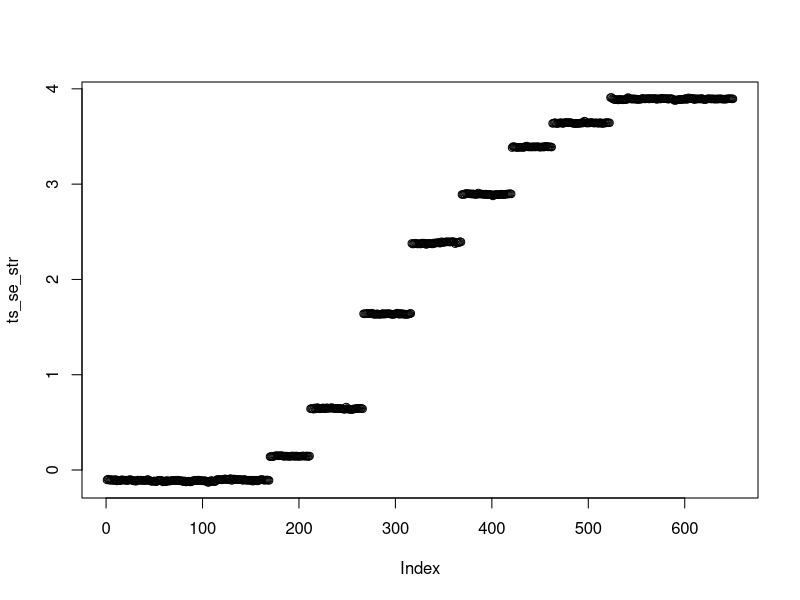
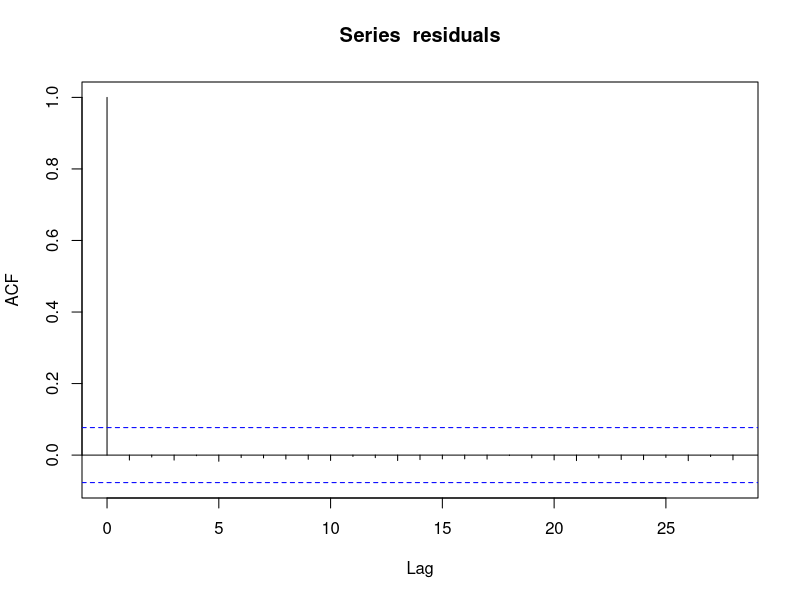
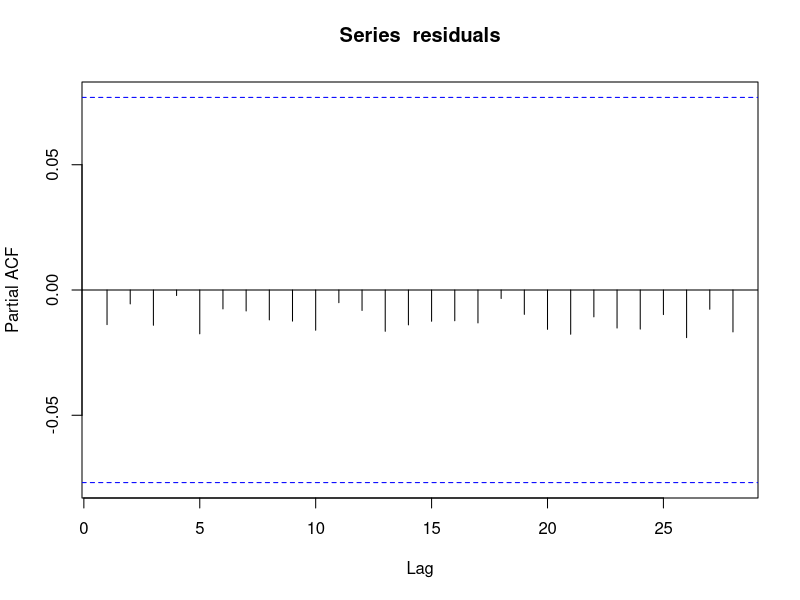

The R source for these figures, in order: (Note: this script raises an error after producing the figures.)
## ---- chunk 1
library("readr")
library("readxl")
library("forecast")
library("stats")
library("Hmisc")
library("dplyr")
library("lubridate")
library("ggplot2")
library("lmtest")
library("data.table")
library("tseries")
## ---- chunk 2
se_short <- read.csv("Swestr_2024-04-10_18_07.csv", header = FALSE, sep = ";", quote = "\"")

# Remove rows with indices 89, 342, and 593
indices_to_remove_2 <- c(89, 342, 593)
se_short <- se_short[-indices_to_remove_2, ]



col_names <- as.character(se_short[3, ])

# Remove the first three rows
se_short <- se_short[-c(1:3), ]

# Assign the extracted row as column names
colnames(se_short) <- col_names
names(se_short)[1] <- "Date"

row.names(se_short) <- NULL
# get time series. Remove last obs, not included in eu_str
ts_se_str <- as.numeric(
  gsub(
    ",", ".",
    se_short$`Swestr (%)`[1:(nrow(se_short)-1)] 
  )
)

length(ts_se_str)
plot(ts_se_str)

se_short$Date <- ymd(se_short$Date)

## ---- chunk 3

############################################################
eu_short <- read_csv("ECB_Data_Portal_20240402140404.csv")

eu_short_retrim <- eu_short[eu_short$DATE %in% se_short$Date,]

class(se_short$Date)

ts_eu_str <- eu_short_retrim$`Euro short-term rate - Volume-weighted trimmed mean rate (EST.B.EU000A2X2A25.WT)`

length(ts_eu_str)
## ---- chunk 4
eu_styr <- read_csv("ECB_Data_Portal_20240410182357.csv")
eu_styr_trim <- eu_styr[7579:nrow(eu_styr), ]
eu_styr_trim_retrim <- eu_styr_trim[eu_styr_trim$DATE %in% eu_short$DATE,]


ts_eu <- eu_styr_trim_retrim$`Deposit facility - date of changes (raw data) - Level (FM.D.U2.EUR.4F.KR.DFR.LEV)`
length(ts_eu)

## ---- chunk 5
se_styr <- read_excel("styrrantan-effektiv.xlsx")
se_styr_trim <- se_styr[97:nrow(se_styr), ]


rate_changes <- data.frame(
  date = as.Date(se_styr_trim$...1),
  rate = se_styr_trim$`Styrräntan per förändring (effektiv)`
)

start_date <- as.Date("2021-09-01")
end_date <- as.Date("2024-03-28")

all_dates <- seq(start_date, end_date, by = "day")

interest_rates <- numeric(length(all_dates))

current_rate <- rate_changes$rate[1]

for (i in seq_along(all_dates)) {
  if (i > which.max(rate_changes$date >= all_dates[i])) {
    current_rate <- rate_changes$rate[which.max(rate_changes$date >= all_dates[i])]
  }
  
  interest_rates[i] <- current_rate
}
se_styr_trim_expand <- data.frame(date = all_dates, rate = interest_rates)


se_styr_trim_expand_retrim <- se_styr_trim_expand[se_styr_trim_expand$date %in% se_short$Date , ]


row.names(se_styr_trim_expand_retrim) <- NULL
se_styr_trim_expand_retrim$row_number[4]


ts_se <- se_styr_trim_expand_retrim$rate

length(ts_se)

## ---- chunk 6
ts_se_vol <- as.numeric(
  gsub(
    ",", ".",
    se_short$`Volym (MSEK)`
  )
)
length(ts_se_vol)
## ---- chunk 7
ts_eu_lag <- Lag(ts_eu, shift = 1)
ts_eu_str_lag <- Lag(ts_eu_str, shift = 1)
ts_se_lag <- Lag(ts_se, shift = 1)

ts_se_vol_lag <- Lag(ts_se_vol, shift = 1)
## ---- chunk 8
# Number of steps to forecast
n_steps <- length(ts_se_str)

# Number of steps to predict (last 60 values)
predict_steps <- 500

# Initialize variables to store predicted values
baseline_predictions <- numeric(predict_steps)

# Perform naive (last observation) forecast for the last 60 steps
for (i in 1:predict_steps) {
  # Predict using the last observed value
  baseline_predictions[i] <- ts_se_str[n_steps - predict_steps + i - 1]
}

# Actual values for the last 60 steps
actual_values <- ts_se_str[(n_steps - predict_steps + 1):n_steps]

# Compare baseline predictions with actual values for the last 60 steps
comparison <- data.frame(Actual = actual_values, Predicted = baseline_predictions)
## ---- chunk 9

#### Model 1:  start with integration, add regressors


adf.test(ts_se_str) # => integrate

order <- c(0, 1, 0) 
  
arima_model <- arima(ts_se_str, order = order)
summary(arima_model)

residuals <- arima_model$residuals
adf.test(residuals) # => stationary

acf(residuals) # => perfect
pacf(residuals) # => perfect

# Adding integrated-lagged Regressors


ts_se_str_diff <- diff(ts_se_str)
ts_se_lag_diff <- diff(ts_se_lag)
ts_eu_str_se_lag_diff <- diff(ts_eu_str_se_lag)

xreg <- cbind(ts_se_lag_diff, ts_eu_str_se_lag_diff)

order <- c(0, 0, 0) #se_str is inteagrated manually
arima_model <- arima(ts_se_str_diff, order = order, xreg = xreg)
summary(arima_model)

residuals <- arima$residuals
adf.test(residuals[2:length(residuals)]) # Stationary

acf(residuals[2:length(residuals)]) # => perfect
pacf(residuals[2:length(residuals)]) # => perfect


## ---- chunk 10
#### Model 2: (assume the regressors *cause* the jumps in the data (reason why integration is needed))
order <- c(0, 0, 0)
xreg <- cbind(ts_se_lag, ts_eu_str_se_lag)

arima_model <- arima(ts_se_str, order = order, xreg = xreg)
summary(arima)

residuals <- arima_model$residuals
adf.test(residuals[2:length(residuals)]) # Stationary

acf(residuals[2:length(residuals)]) 
pacf(residuals[2:length(residuals)]) 


#Iterate
xreg <- cbind(ts_se_lag)


#Good model:
order <- c(3, 0, 1)

arima_model <- arima(ts_se_str, order = order, xreg = xreg)
summary(arima_model)

residuals <- arima_model$residuals
adf.test(residuals[2:length(residuals)])# Still Stationary

acf(residuals[2:length(residuals)]) # => perfect
pacf(residuals[2:length(residuals)]) # => perfect



#problematic variable: , ts_se_vol_lag
#NA at ts_se_vol_lag: index 355
#Filling in value doesn't help
## ---- chunk 11
# Model 1:
############## Rolling prediction: ##############
# Specifics for model 1

ts_se_str_diff <- diff(ts_se_str)
ts_se_lag_diff <- diff(ts_se_lag)
ts_eu_str_se_lag_diff <- diff(ts_eu_str_se_lag)


residuals <- arima_model$residuals
# Number of steps to forecast
n_steps <- length(ts_se_str_diff)

# Number of steps to predict (last 60 values)
predict_steps <- 500

# Initialize variables to store predicted values
predictions <- numeric(predict_steps)

# Fit the initial ARIMA model
order <- c(0, 0, 0)
xreg <- cbind(ts_se_lag_diff, ts_eu_str_se_lag_diff)
# Use a subset of data to fit the initial model
initial_data <- ts_se_str_diff[1:(n_steps - predict_steps)]
initial_xreg <- xreg[1:(n_steps - predict_steps), ]

# Fit initial model
arima_model <- arima(ts_se_str_diff, order = order, xreg = xreg)
# Perform rolling one-step-ahead predictions for the last 60 values
for (i in (n_steps - predict_steps + 1):n_steps) {
  # Get the regressors for the current time step
  current_xreg <- xreg[i, , drop = FALSE]
  
  # Forecast one step ahead using the current model and regressors
  forecast <- predict(arima_model, n.ahead = 1, newxreg = current_xreg)
  
  # Store the predicted value
  predictions[i - (n_steps - predict_steps)] <- forecast$pred
  
  # Update the model with the observed value for the current time step
  if (i < n_steps) {
    arima_model <- arima(ts_se_str[1:i], order = order, xreg = xreg[1:i, ])
  }
}

# Actual values for the last 60 steps
actual_values <- ts_se_str_diff[(n_steps - predict_steps + 1):n_steps]

# Compare predictions with actual values for the last 60 steps
comparison <- data.frame(Actual = actual_values, Predicted = predictions)

## ---- chunk 12
# Model 2:
############## Rolling prediction: ##############

# Number of steps to forecast
n_steps <- length(ts_se_str)

# Number of steps to predict (last 60 values)
predict_steps <- 500

# Initialize variables to store predicted values
predictions <- numeric(predict_steps)

# Fit the initial ARIMA model
order <- c(3, 0, 1)
xreg <- cbind(ts_se_lag, ts_eu_str_se_lag)

cov(na.omit(ts_se_lag), na.omit(ts_eu_str_se_lag) )

# Use a subset of data to fit the initial model
initial_data <- ts_se_str[1:(n_steps - predict_steps)]
initial_xreg <- xreg[1:(n_steps - predict_steps), ]

# Fit initial model
arima_model <- arima(initial_data, order = order, xreg = initial_xreg)

# Perform rolling one-step-ahead predictions for the last 60 values
for (i in (n_steps - predict_steps + 1):n_steps) {
  # Get the regressors for the current time step
  current_xreg <- xreg[i, , drop = FALSE]
  
  # Forecast one step ahead using the current model and regressors
  forecast <- predict(arima_model, n.ahead = 1, newxreg = current_xreg)
  
  # Store the predicted value
  predictions[i - (n_steps - predict_steps)] <- forecast$pred
  
  # Update the model with the observed value for the current time step
  if (i < n_steps) {
    arima_model <- arima(ts_se_str[1:i], order = order, xreg = xreg[1:i, ])
  }
}

# Actual values for the last 60 steps
actual_values <- ts_se_str[(n_steps - predict_steps + 1):n_steps]

# Compare predictions with actual values for the last 60 steps
comparison <- data.frame(Actual = actual_values, Predicted = predictions)

## ---- chunk 13
# Model 3:
############## Rolling prediction: ##############
# Specifics for model 3

ts_se_str_diff <- diff(ts_se_str)
ts_se_lag_diff <- diff(ts_se_lag)
ts_eu_str_se_lag_diff <- diff(ts_eu_str_se_lag)

plot(ts_eu_str_se_lag_diff)

residuals <- arima_model$residuals
# Number of steps to forecast
n_steps <- length(ts_se_str_diff)

# Number of steps to predict (last 60 values)
predict_steps <- 500

# Initialize variables to store predicted values
predictions <- numeric(predict_steps)

# Fit the initial ARIMA model
order <- c(0, 0, 0)
xreg <- cbind(ts_se_lag_diff)
# Removed regressor: ts_eu_str_se_lag_diff

# Use a subset of data to fit the initial model
initial_data <- ts_se_str[1:(n_steps - predict_steps)]
initial_xreg <- xreg[1:(n_steps - predict_steps), ]

# Fit initial model
arima_model <- arima(ts_se_str_diff, order = order, xreg = xreg)
# Perform rolling one-step-ahead predictions for the last 60 values
for (i in (n_steps - predict_steps + 1):n_steps) {
  # Get the regressors for the current time step
  current_xreg <- xreg[i, , drop = FALSE]
  
  # Forecast one step ahead using the current model and regressors
  forecast <- predict(arima_model, n.ahead = 1, newxreg = current_xreg)
  
  # Store the predicted value
  predictions[i - (n_steps - predict_steps)] <- forecast$pred
  
  # Update the model with the observed value for the current time step
  if (i < n_steps) {
    arima_model <- arima(ts_se_str[1:i], order = order, xreg = xreg[1:i, ])
  }
}

# Actual values for the last 60 steps
actual_values <- ts_se_str[(n_steps - predict_steps + 1):n_steps]


# Compare predictions with actual values for the last 60 steps
comparison <- data.frame(Actual = actual_values, Predicted = predictions)
## ---- chunk 14
# Model 4:
############## Rolling prediction: ##############

# Number of steps to forecast
n_steps <- length(ts_se_str)

# Number of steps to predict (last 60 values)
predict_steps <- 500

# Initialize variables to store predicted values
predictions <- numeric(predict_steps)

# Fit the initial ARIMA model
order <- c(3, 0, 1)
xreg <- cbind(ts_se_lag)
# EU regressor removed, ts_eu_str_se_lag
# Use a subset of data to fit the initial model
initial_data <- ts_se_str[1:(n_steps - predict_steps)]
initial_xreg <- xreg[1:(n_steps - predict_steps), ]

# Fit initial model
arima_model <- arima(initial_data, order = order, xreg = initial_xreg)

# Perform rolling one-step-ahead predictions for the last 60 values
for (i in (n_steps - predict_steps + 1):n_steps) {
  # Get the regressors for the current time step
  current_xreg <- xreg[i, , drop = FALSE]
  
  # Forecast one step ahead using the current model and regressors
  forecast <- predict(arima_model, n.ahead = 1, newxreg = current_xreg)
  
  # Store the predicted value
  predictions[i - (n_steps - predict_steps)] <- forecast$pred
  
  # Update the model with the observed value for the current time step
  if (i < n_steps) {
    arima_model <- arima(ts_se_str[1:i], order = order, xreg = xreg[1:i, ])
  }
}

# Actual values for the last 60 steps
actual_values <- ts_se_str[(n_steps - predict_steps + 1):n_steps]

# Compare predictions with actual values for the last 60 steps
comparison <- data.frame(Actual = actual_values, Predicted = predictions)

## ---- chunk 15
# Model 5:
############## Rolling prediction: ##############

# Number of steps to forecast
n_steps <- length(ts_se_str)

# Number of steps to predict (last 60 values)
predict_steps <- 500

# Initialize variables to store predicted values
predictions <- numeric(predict_steps)

# Fit the initial ARIMA model
order <- c(3, 0, 1)
xreg <- cbind(ts_eu_str_se_lag)
# EU regressor removed, ts_eu_str_se_lag
# Use a subset of data to fit the initial model
initial_data <- ts_se_str[2:(n_steps - predict_steps)]
initial_xreg <- xreg[2:(n_steps - predict_steps), ]

# Fit initial model
arima_model <- arima(initial_data, order = order, xreg = initial_xreg)

# Perform rolling one-step-ahead predictions for the last 60 values
for (i in (n_steps - predict_steps + 1):n_steps) {
  # Get the regressors for the current time step
  current_xreg <- xreg[i, , drop = FALSE]
  
  # Forecast one step ahead using the current model and regressors
  forecast <- predict(arima_model, n.ahead = 1, newxreg = current_xreg)
  
  # Store the predicted value
  predictions[i - (n_steps - predict_steps)] <- forecast$pred
  
  # Update the model with the observed value for the current time step
  if (i < n_steps) {
    arima_model <- arima(ts_se_str[1:i], order = order, xreg = xreg[1:i, ])
  }
}

# Actual values for the last 60 steps
actual_values <- ts_se_str[(n_steps - predict_steps + 1):n_steps]

# Compare predictions with actual values for the last 60 steps
comparison <- data.frame(Actual = actual_values, Predicted = predictions)

## ---- chunk 16
ggplot(comparison, aes(x = 1:nrow(comparison))) +
  geom_line(aes(y = Actual, color = "Actual")) +
  geom_line(aes(y = Predicted, color = "Predicted"), linetype = "dashed") +
  scale_color_manual(values = c("Actual" = "orange", "Predicted" = "red")) +
  labs(x = "Index", y = "Value", title = "Actual vs. Predicted Values") +
  theme_minimal()
## ---- chunk 17
MAE <- mean(abs(comparison$Actual - comparison$Predicted))
RMSE <- sqrt(mean((comparison$Actual - comparison$Predicted)^2))
MAPE <- mean(abs((comparison$Actual - comparison$Predicted) / comparison$Actual)) * 100
ME <- mean(comparison$Actual - comparison$Predicted)
MSE <- mean((comparison$Actual - comparison$Predicted)^2)

# Print the error metrics
cat("Mean Error (ME):", ME, "\n")
cat("Mean Absolute Error (MAE):", MAE, "\n")
cat("Root Mean Squared Error (RMSE):", RMSE, "\n")
cat("Mean Absolute Percentage Error (MAPE):", MAPE, "%\n")
cat("Mean Squared Error (MSE):", MSE, "\n")
## ---- chunk 18

# ts_se_lag
granger_test_result <- grangertest(ts_se_str ~ ts_se_lag, order = 1)
print(granger_test_result)
# Significant
granger_test_result <- grangertest(ts_se_str ~ ts_se_lag, order = 2)
print(granger_test_result)
# Significant
granger_test_result <- grangertest(ts_se_str ~ ts_se_lag, order = 3)
print(granger_test_result)
# Not significant

# ts_eu_str_se_lag
granger_test_result <- grangertest(ts_se_str ~ ts_eu_str_se_lag, order = 1)
print(granger_test_result)
# Significant
granger_test_result <- grangertest(ts_se_str ~ ts_eu_str_se_lag, order = 2)
print(granger_test_result)
# Significant
granger_test_result <- grangertest(ts_se_str ~ ts_eu_str_se_lag, order = 3)
print(granger_test_result)
# Significant
granger_test_result <- grangertest(ts_se_str ~ ts_eu_str_se_lag, order = 4)
print(granger_test_result)
# Not significant

# ts_se_vol_lag 
granger_test_result <- grangertest(ts_se_str ~ ts_se_vol_lag , order = 1)
print(granger_test_result)
# Significant
granger_test_result <- grangertest(ts_se_str ~ ts_se_vol_lag , order = 2)
print(granger_test_result)
# Not significant
